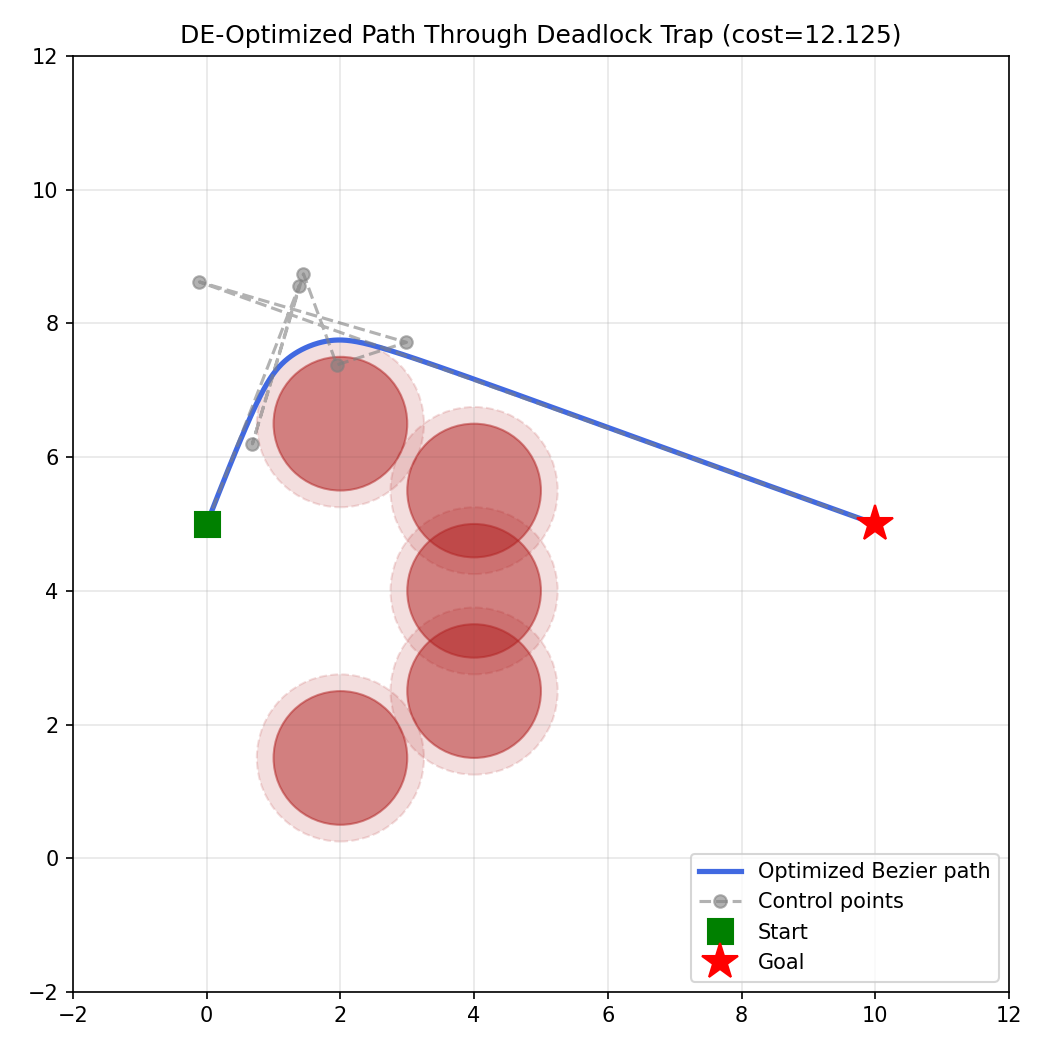

Recreate this plot in Python.
"""
Global Path Planning via Differential Evolution over Bezier Control Points
============================================================================

Idea:
    - Represent the global path as a Bezier curve defined by:
        [start] -> [N free control points, optimized] -> [goal]
    - Use Differential Evolution (scipy.optimize.differential_evolution) to
      search for the control-point positions that minimize a cost function:
        cost = path_length + collision_penalty + curvature_penalty
    - Static circular obstacles are avoided via a penalty term that fires
      whenever the sampled curve enters an obstacle's (radius + safety margin).

This is a "taste" / prototype script — the core loop (curve param -> cost)
is exactly the piece you'd swap for a cubic-spline representation later.
"""

import time
import numpy as np
from scipy.optimize import differential_evolution
from scipy.special import comb
import matplotlib.pyplot as plt

# ----------------------------------------------------------------------
# 1. Problem setup: start, goal, obstacles
# ----------------------------------------------------------------------

START = np.array([0.0, 5.0])
GOAL = np.array([10.0, 5.0])

# Deadlock / trap layout: a U-shaped wall of obstacles opening AWAY from the
# goal, so the straight-line and short-horizon paths get "trapped" and the
# optimizer must find the long way around through the narrow gap.
OBSTACLES = [
    (4.0, 4.0, 1.0),   # blocks the direct line, forms the base of the U
    (4.0, 5.5, 1.0),   # top arm of the U
    (4.0, 2.5, 1.0),   # bottom arm of the U
    (2.0, 6.5, 1.0),   # extends the top arm further, tightening the trap
    (2.0, 1.5, 1.0),   # extends the bottom arm further, tightening the trap
]

ROBOT_RADIUS = 0.25      # safety margin added to every obstacle radius
N_CONTROL_POINTS = 6     # more free points needed to escape the deadlock
N_SAMPLES = 60           # points sampled along the curve for cost evaluation

# Search bounds for each free control point (keep the search space sane,
# a bit larger than the start/goal bounding box)
BOUNDS_MIN = np.array([-1.0, -1.0])
BOUNDS_MAX = np.array([11.0, 11.0])


# ----------------------------------------------------------------------
# 2. Bezier curve construction
# ----------------------------------------------------------------------

def bezier_curve(control_points, n_samples=N_SAMPLES):
    """
    control_points: (M, 2) array including start and goal as the first
                     and last rows.
    Returns: (n_samples, 2) array of points sampled along the Bezier curve.
    """
    n = len(control_points) - 1
    t = np.linspace(0.0, 1.0, n_samples)
    curve = np.zeros((n_samples, 2))
    for i, p in enumerate(control_points):
        bernstein = comb(n, i) * (t ** i) * ((1 - t) ** (n - i))
        curve += np.outer(bernstein, p)
    return curve


def build_control_points(flat_free_points):
    """Assemble [start, free points..., goal] into one (M,2) array."""
    free_points = flat_free_points.reshape(N_CONTROL_POINTS, 2)
    return np.vstack([START, free_points, GOAL])


# ----------------------------------------------------------------------
# 3. Cost function (this is what Differential Evolution minimizes)
# ----------------------------------------------------------------------

def path_length(curve):
    diffs = np.diff(curve, axis=0)
    return np.sum(np.hypot(diffs[:, 0], diffs[:, 1]))


def collision_penalty(curve):
    """Heavily penalize any sampled point that lands inside an obstacle
    (expanded by the robot's radius). Penalty scales with the depth of
    the intrusion so DE gets a useful gradient-like signal."""
    penalty = 0.0
    for (cx, cy, r) in OBSTACLES:
        safe_r = r + ROBOT_RADIUS
        d = np.hypot(curve[:, 0] - cx, curve[:, 1] - cy)
        intrusion = np.clip(safe_r - d, 0, None)   # >0 where inside obstacle
        penalty += np.sum(intrusion ** 2)
    return penalty


def curvature_penalty(curve):
    """Light penalty on sharp turns, to bias DE towards smoother paths."""
    if len(curve) < 3:
        return 0.0
    v1 = curve[1:-1] - curve[:-2]
    v2 = curve[2:] - curve[1:-1]
    n1 = np.linalg.norm(v1, axis=1) + 1e-9
    n2 = np.linalg.norm(v2, axis=1) + 1e-9
    cos_angle = np.clip(np.sum(v1 * v2, axis=1) / (n1 * n2), -1.0, 1.0)
    turn_angle = np.arccos(cos_angle)
    return np.sum(turn_angle ** 2)


# Weights: collision >> length > curvature
W_LENGTH = 1.0
W_COLLISION = 500.0
W_CURVATURE = 0.5


def cost_function(flat_free_points):
    control_points = build_control_points(flat_free_points)
    curve = bezier_curve(control_points)
    L = path_length(curve)
    C = collision_penalty(curve)
    K = curvature_penalty(curve)
    return W_LENGTH * L + W_COLLISION * C + W_CURVATURE * K


# ----------------------------------------------------------------------
# 4. Run Differential Evolution
# ----------------------------------------------------------------------

def solve():
    bounds = []
    for _ in range(N_CONTROL_POINTS):
        bounds.append((BOUNDS_MIN[0], BOUNDS_MAX[0]))  # x
        bounds.append((BOUNDS_MIN[1], BOUNDS_MAX[1]))  # y

    result = differential_evolution(
        cost_function,
        bounds,
        strategy="best1bin",
        maxiter=100,
        popsize=20,
        tol=1e-7,
        mutation=(0.4, 1.2),
        recombination=0.7,
        seed=42,
        polish=True,
        updating="immediate",  # faster for serial execution
        workers=1,             # serial: avoids multiprocessing startup overhead
    )
    return result


# ----------------------------------------------------------------------
# 5. Visualization
# ----------------------------------------------------------------------

def plot_result(result):
    control_points = build_control_points(result.x)
    curve = bezier_curve(control_points, n_samples=200)

    fig, ax = plt.subplots(figsize=(7, 7))

    # obstacles
    for (cx, cy, r) in OBSTACLES:
        circle = plt.Circle((cx, cy), r, color="firebrick", alpha=0.5, zorder=2)
        ax.add_patch(circle)
        safe_circle = plt.Circle((cx, cy), r + ROBOT_RADIUS, color="firebrick",
                                  alpha=0.15, linestyle="--", fill=True, zorder=1)
        ax.add_patch(safe_circle)

    # optimized path
    ax.plot(curve[:, 0], curve[:, 1], "-", color="royalblue", linewidth=2.5,
             label="Optimized Bezier path", zorder=3)

    # control polygon (dashed, shows what DE actually optimized)
    ax.plot(control_points[:, 0], control_points[:, 1], "o--", color="gray",
             alpha=0.6, label="Control points", zorder=3)

    ax.plot(*START, "gs", markersize=12, label="Start", zorder=4)
    ax.plot(*GOAL, "r*", markersize=18, label="Goal", zorder=4)

    ax.set_xlim(-2, 12)
    ax.set_ylim(-2, 12)
    ax.set_aspect("equal")
    ax.set_title(f"DE-Optimized Path Through Deadlock Trap (cost={result.fun:.3f})")
    ax.legend(loc="lower right")
    ax.grid(alpha=0.3)

    plt.tight_layout()
    plt.savefig("de_bezier_deadlock.png", dpi=150)
    print("Saved plot to de_bezier_deadlock.png")


if __name__ == "__main__":
    print("Running Differential Evolution over Bezier control points...")
    start_time = time.perf_counter()
    result = solve()
    end_time = time.perf_counter()

    print(f"Best cost: {result.fun:.4f}")
    print(f"Optimized free control points:\n{result.x.reshape(N_CONTROL_POINTS, 2)}")
    print(f"Execution time: {end_time - start_time:.4f} seconds")
    plot_result(result)
